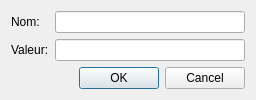
<?xml version="1.0" encoding="UTF-8"?>
<ui version="4.0">
 <class>SetupAttribut</class>
 <widget class="QDialog" name="SetupAttribut">
  <property name="geometry">
   <rect>
    <x>0</x>
    <y>0</y>
    <width>256</width>
    <height>99</height>
   </rect>
  </property>
  <property name="windowTitle">
   <string>SetupAttribut</string>
  </property>
  <layout class="QFormLayout" name="formLayout">
   <item row="2" column="0">
    <widget class="QLabel" name="label">
     <property name="text">
      <string>Valeur:</string>
     </property>
    </widget>
   </item>
   <item row="1" column="0">
    <widget class="QLabel" name="label_2">
     <property name="text">
      <string>Nom:</string>
     </property>
    </widget>
   </item>
   <item row="2" column="1">
    <widget class="QLineEdit" name="Value"/>
   </item>
   <item row="1" column="1">
    <widget class="QLineEdit" name="Name"/>
   </item>
   <item row="3" column="1">
    <widget class="QDialogButtonBox" name="DiagButton">
     <property name="standardButtons">
      <set>QDialogButtonBox::Cancel|QDialogButtonBox::Ok</set>
     </property>
    </widget>
   </item>
  </layout>
 </widget>
 <layoutdefault spacing="6" margin="11"/>
 <resources/>
 <connections>
  <connection>
   <sender>DiagButton</sender>
   <signal>accepted()</signal>
   <receiver>SetupAttribut</receiver>
   <slot>accept()</slot>
   <hints>
    <hint type="sourcelabel">
     <x>147</x>
     <y>78</y>
    </hint>
    <hint type="destinationlabel">
     <x>127</x>
     <y>49</y>
    </hint>
   </hints>
  </connection>
  <connection>
   <sender>DiagButton</sender>
   <signal>rejected()</signal>
   <receiver>SetupAttribut</receiver>
   <slot>reject()</slot>
   <hints>
    <hint type="sourcelabel">
     <x>147</x>
     <y>78</y>
    </hint>
    <hint type="destinationlabel">
     <x>127</x>
     <y>49</y>
    </hint>
   </hints>
  </connection>
 </connections>
</ui>
